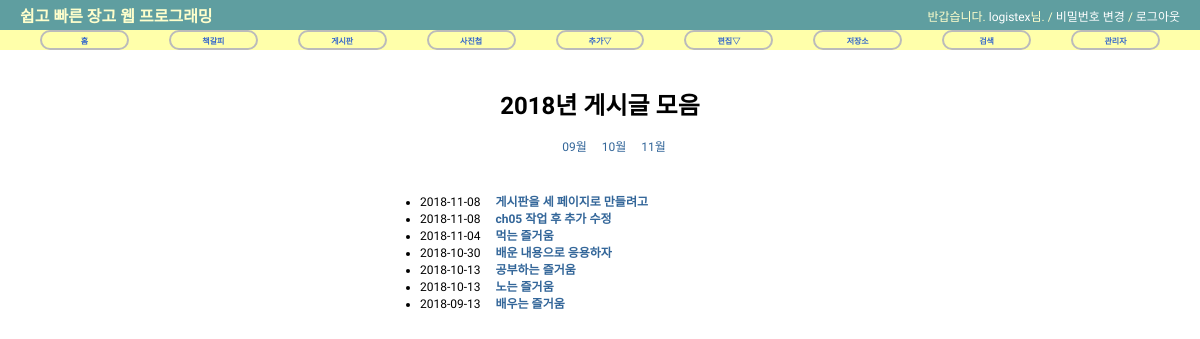
/blog/2018/, run on an earlier commit of the app's database.
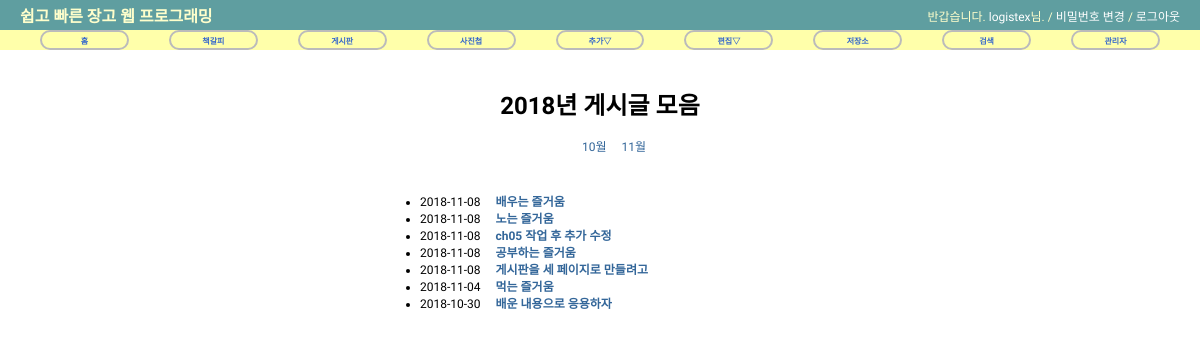
And on a later commit of the database.
### blog/models.py (models this page shows, shortened)
@python_2_unicode_compatible
class Post(models.Model):
    title = models.CharField('제목', max_length=50)
    slug = models.SlugField('슬러그',  # 기본 길이 50, 인덱스가 기본 생성됨,
                            unique=True,  # unique 설정, 기본키 대용으로 사용 가능
                            allow_unicode=True,  # 한글 입력 가능하도록
                            help_text='제목에 대한 한 단어의 별명.')
    description = models.CharField('설명',
                                   max_length=100,
                                   blank=True,  # 블랭크 허용
                                   help_text='간략한 설명 문구.')
    content = models.TextField('내용')  # TextField이므로 여러 줄 입력 가능함
    create_date = models.DateTimeField('최초 생성 일시',
                                       auto_now_add=True)  # 최초 생성 일시를 자동 저장하도록
    modify_date = models.DateTimeField('최종 수정 일시',
                                       auto_now=True)  # 최종 수정 일시를 자동 저장하도록
    class Meta:  # 필드 속성 외에 필요한 파라미터를 Meta 내부 클래스로 정의
        verbose_name = '기사'              # 'post'
        verbose_name_plural = '기사 모음'  # 'posts'
        db_table  = 'my_posts'           # DB에 저장할 테이블 이름을 my_posts'라고 지정
        ordering  = ('-modify_date',)  # 최종 수정 일시의 내림차순 정렬
    def get_absolute_url(self): # 이 메소드가 정의된 객체를 지칭하는 URL을 반환
        return reverse('blog:post_detail', args=(self.slug,))

### blog/views.py (the view)
# urls.py: url(r'^(?P<year>\d{4})/$', PostYAV.as_view(), name='post_year_archive'),
class PostYAV(YearArchiveView) :
    model = Post
    date_field = 'modify_date'
    make_object_list = True    # 기본값은 False이지만,

### blog/templates/blog/post_archive_year.html (shortened to what this page needs)
{% extends "base.html" %}
{% load staticfiles %}
{% block extrastyle %}{% static "css/tabular.css" %}{% endblock %}
{% block content %}
    <div id="content">
        <h1 class="centered">{{ year|date:"Y" }}년 게시글 모음</h1>
        <ul class="centered">
            {% for date in date_list %}
            <li style="display: inline">
                <a href="{% url 'blog:post_month_archive' year|date:'Y' date|date:'b' %}">
                    {{ date|date:"m" }}월
                </a>
            </li>
            {% endfor %}
        </ul>
        <br/>
        <div class="leftpadding30percent">
            <ul>
                {% for post in object_list %}
                <li>
                    {{ post.modify_date|date:"Y-m-d" }}&nbsp;&nbsp;&nbsp;&nbsp;
                    <a href="{{ post.get_absolute_url }}">
                        <strong>{{ post.title }}</strong>
                    </a>
                </li>
                {% endfor %}
            </ul>
        </div>
    </div>
{% endblock %}

What changed in the data, as far as the page shows it:
changed Post "배우는 즐거움": modify_date "2018-09-13" → "2018-11-08"; moves up the list
changed Post "노는 즐거움": modify_date "2018-10-13" → "2018-11-08"; moves up the list
changed Post "ch05 작업 후 추가 수정": moves down the list
changed Post "공부하는 즐거움": modify_date "2018-10-13" → "2018-11-08"; moves up the list
Also different on the page:
list line gone: "09 월"
